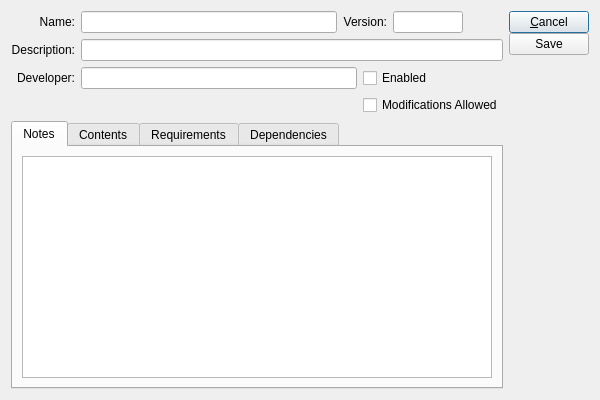
<?xml version="1.0" encoding="UTF-8"?>
<ui version="4.0">
 <comment>This file is part of the xTuple ERP: PostBooks Edition, a free and
open source Enterprise Resource Planning software suite,
Copyright (c) 1999-2010 by OpenMFG LLC, d/b/a xTuple.
It is licensed to you under the Common Public Attribution License
version 1.0, the full text of which (including xTuple-specific Exhibits)
is available at www.xtuple.com/CPAL.  By using this software, you agree
to be bound by its terms.</comment>
 <class>package</class>
 <widget class="QDialog" name="package">
  <property name="geometry">
   <rect>
    <x>0</x>
    <y>0</y>
    <width>600</width>
    <height>400</height>
   </rect>
  </property>
  <property name="windowTitle">
   <string>Package</string>
  </property>
  <layout class="QGridLayout">
   <item row="0" column="0">
    <widget class="QLabel" name="_nameLit">
     <property name="text">
      <string>Name:</string>
     </property>
     <property name="alignment">
      <set>Qt::AlignRight|Qt::AlignTrailing|Qt::AlignVCenter</set>
     </property>
    </widget>
   </item>
   <item row="0" column="1" colspan="2">
    <layout class="QHBoxLayout">
     <item>
      <widget class="XLineEdit" name="_name">
       <property name="sizePolicy">
        <sizepolicy hsizetype="Expanding" vsizetype="Preferred">
         <horstretch>1</horstretch>
         <verstretch>0</verstretch>
        </sizepolicy>
       </property>
      </widget>
     </item>
     <item>
      <widget class="QLabel" name="_versionLit">
       <property name="text">
        <string>Version:</string>
       </property>
       <property name="alignment">
        <set>Qt::AlignRight|Qt::AlignTrailing|Qt::AlignVCenter</set>
       </property>
      </widget>
     </item>
     <item>
      <widget class="XLineEdit" name="_version">
       <property name="maximumSize">
        <size>
         <width>70</width>
         <height>16777215</height>
        </size>
       </property>
      </widget>
     </item>
     <item>
      <spacer>
       <property name="orientation">
        <enum>Qt::Horizontal</enum>
       </property>
       <property name="sizeHint" stdset="0">
        <size>
         <width>40</width>
         <height>20</height>
        </size>
       </property>
      </spacer>
     </item>
    </layout>
   </item>
   <item row="0" column="3" rowspan="5">
    <layout class="QVBoxLayout">
     <item>
      <layout class="QVBoxLayout">
       <property name="spacing">
        <number>0</number>
       </property>
       <item>
        <widget class="QPushButton" name="_close">
         <property name="text">
          <string>&amp;Cancel</string>
         </property>
        </widget>
       </item>
       <item>
        <widget class="QPushButton" name="_save">
         <property name="text">
          <string>Save</string>
         </property>
        </widget>
       </item>
      </layout>
     </item>
     <item>
      <spacer>
       <property name="orientation">
        <enum>Qt::Vertical</enum>
       </property>
       <property name="sizeHint" stdset="0">
        <size>
         <width>20</width>
         <height>40</height>
        </size>
       </property>
      </spacer>
     </item>
    </layout>
   </item>
   <item row="1" column="0">
    <widget class="QLabel" name="_descriptionLit">
     <property name="text">
      <string>Description:</string>
     </property>
     <property name="alignment">
      <set>Qt::AlignRight|Qt::AlignTrailing|Qt::AlignVCenter</set>
     </property>
    </widget>
   </item>
   <item row="1" column="1" colspan="2">
    <widget class="XLineEdit" name="_description"/>
   </item>
   <item row="2" column="0">
    <widget class="QLabel" name="_developerLit">
     <property name="text">
      <string>Developer:</string>
     </property>
     <property name="alignment">
      <set>Qt::AlignRight|Qt::AlignTrailing|Qt::AlignVCenter</set>
     </property>
    </widget>
   </item>
   <item row="2" column="1">
    <widget class="XLineEdit" name="_developer">
     <property name="minimumSize">
      <size>
       <width>200</width>
       <height>0</height>
      </size>
     </property>
    </widget>
   </item>
   <item row="4" column="0" colspan="3">
    <widget class="QTabWidget" name="_tab">
     <property name="currentIndex">
      <number>0</number>
     </property>
     <widget class="QWidget" name="_notesTab">
      <attribute name="title">
       <string>Notes</string>
      </attribute>
      <layout class="QGridLayout">
       <item row="0" column="0">
        <widget class="XTextEdit" name="_notes"/>
       </item>
      </layout>
     </widget>
     <widget class="QWidget" name="_recordsTab">
      <attribute name="title">
       <string>Contents</string>
      </attribute>
      <layout class="QGridLayout">
       <item row="0" column="0" colspan="2">
        <widget class="XTreeWidget" name="_rec"/>
       </item>
       <item row="1" column="0">
        <spacer name="horizontalSpacer">
         <property name="orientation">
          <enum>Qt::Horizontal</enum>
         </property>
         <property name="sizeHint" stdset="0">
          <size>
           <width>40</width>
           <height>20</height>
          </size>
         </property>
        </spacer>
       </item>
       <item row="1" column="1">
        <widget class="XCheckBox" name="_showSystemDetails">
         <property name="text">
          <string>Show System Details</string>
         </property>
        </widget>
       </item>
      </layout>
     </widget>
     <widget class="QWidget" name="_requirementsTab">
      <attribute name="title">
       <string>Requirements</string>
      </attribute>
      <layout class="QVBoxLayout">
       <item>
        <widget class="QLabel" name="_reqLit">
         <property name="text">
          <string>This package requires the following packages:</string>
         </property>
        </widget>
       </item>
       <item>
        <widget class="XTreeWidget" name="_req"/>
       </item>
      </layout>
     </widget>
     <widget class="QWidget" name="_dependenciesTab">
      <attribute name="title">
       <string>Dependencies</string>
      </attribute>
      <layout class="QGridLayout">
       <item row="1" column="0">
        <widget class="XTreeWidget" name="_dep"/>
       </item>
       <item row="0" column="0">
        <widget class="QLabel" name="_depLit">
         <property name="text">
          <string>The following packages depend on this package:</string>
         </property>
        </widget>
       </item>
      </layout>
     </widget>
    </widget>
   </item>
   <item row="2" column="2">
    <widget class="QCheckBox" name="_enabled">
     <property name="text">
      <string>Enabled</string>
     </property>
    </widget>
   </item>
   <item row="3" column="2">
    <widget class="QCheckBox" name="_indev">
     <property name="text">
      <string>Modifications Allowed</string>
     </property>
    </widget>
   </item>
  </layout>
 </widget>
 <customwidgets>
  <customwidget>
   <class>XCheckBox</class>
   <extends>QCheckBox</extends>
   <header>xcheckbox.h</header>
  </customwidget>
  <customwidget>
   <class>XLineEdit</class>
   <extends>QLineEdit</extends>
   <header>xlineedit.h</header>
  </customwidget>
  <customwidget>
   <class>XTreeWidget</class>
   <extends>QTreeWidget</extends>
   <header>xtreewidget.h</header>
  </customwidget>
  <customwidget>
   <class>XTextEdit</class>
   <extends>QTextEdit</extends>
   <header>xtextedit.h</header>
  </customwidget>
 </customwidgets>
 <tabstops>
  <tabstop>_name</tabstop>
  <tabstop>_version</tabstop>
  <tabstop>_description</tabstop>
  <tabstop>_developer</tabstop>
  <tabstop>_enabled</tabstop>
  <tabstop>_indev</tabstop>
  <tabstop>_tab</tabstop>
  <tabstop>_notes</tabstop>
  <tabstop>_rec</tabstop>
  <tabstop>_req</tabstop>
  <tabstop>_dep</tabstop>
  <tabstop>_close</tabstop>
  <tabstop>_save</tabstop>
 </tabstops>
 <resources/>
 <connections>
  <connection>
   <sender>_close</sender>
   <signal>clicked()</signal>
   <receiver>package</receiver>
   <slot>reject()</slot>
   <hints>
    <hint type="sourcelabel">
     <x>548</x>
     <y>29</y>
    </hint>
    <hint type="destinationlabel">
     <x>501</x>
     <y>9</y>
    </hint>
   </hints>
  </connection>
 </connections>
</ui>
